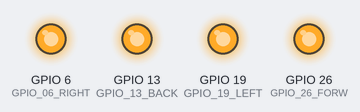
The program below on a simulated Raspberry Pi (BCM pin numbers). On the bench: output pins drawn as LEDs (lit = HIGH). At 0.0 s the program stops and its outputs stay as they are.

Above: at 0.1 s.
Timing chart, 0 to 1.5 s (numbered marks = the images above):
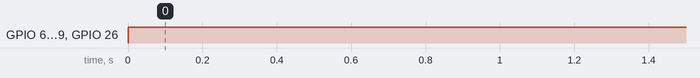

The program:

gpio01.py
```python
import time
import RPi.GPIO as GPIO

GPIO.setmode(GPIO.BCM)

GPIO_06_RIGHT = 6
GPIO_13_BACK = 13
GPIO_19_LEFT = 19
GPIO_26_FORW = 26

GPIO.setup(GPIO_06_RIGHT, GPIO.OUT)
GPIO.setup(GPIO_13_BACK, GPIO.OUT)
GPIO.setup(GPIO_19_LEFT, GPIO.OUT)
GPIO.setup(GPIO_26_FORW, GPIO.OUT)

GPIO.output(GPIO_06_RIGHT, True)
#GPIO.output(GPIO_06_RIGHT, False)
GPIO.output(GPIO_13_BACK, True)
#GPIO.output(GPIO_13_BACK, False)
GPIO.output(GPIO_19_LEFT, True)
#GPIO.output(GPIO_19_LEFT, False)
GPIO.output(GPIO_26_FORW, True)
#GPIO.output(GPIO_26_FORW, False)

#except KeyboardInterrupt:
#    GPIO.cleanup()
```

Measured:
- by itself, GPIO 6 (GPIO_06_RIGHT), GPIO 13 (GPIO_13_BACK), GPIO 19 (GPIO_19_LEFT), GPIO 26 (GPIO_26_FORW): LOW → HIGH at 0.00 s
